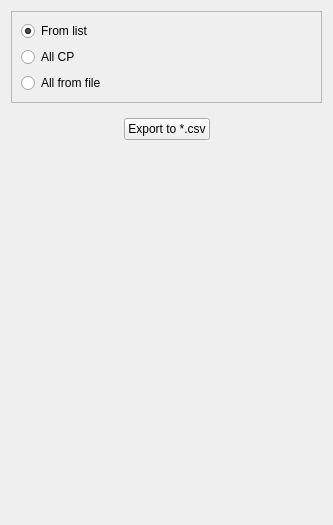
          <widget class="QWidget" name="tab_39">
           <attribute name="title">
            <string>*.csv</string>
           </attribute>
           <layout class="QVBoxLayout" name="verticalLayout_88">
            <item>
             <widget class="QFrame" name="frame_58">
              <property name="frameShape">
               <enum>QFrame::StyledPanel</enum>
              </property>
              <property name="frameShadow">
               <enum>QFrame::Raised</enum>
              </property>
              <layout class="QVBoxLayout" name="verticalLayout_99">
               <item>
                <widget class="QRadioButton" name="form_critic_list">
                 <property name="text">
                  <string>From list</string>
                 </property>
                 <property name="checked">
                  <bool>true</bool>
                 </property>
                </widget>
               </item>
               <item>
                <widget class="QRadioButton" name="form_critic_all">
                 <property name="text">
                  <string>All CP</string>
                 </property>
                </widget>
               </item>
               <item>
                <widget class="QRadioButton" name="form_critic_from_file">
                 <property name="text">
                  <string>All from file</string>
                 </property>
                </widget>
               </item>
              </layout>
             </widget>
            </item>
            <item>
             <widget class="QWidget" name="widget" native="true">
              <layout class="QHBoxLayout" name="horizontalLayout_176">
               <item>
                <spacer name="horizontalSpacer_57">
                 <property name="orientation">
                  <enum>Qt::Horizontal</enum>
                 </property>
                 <property name="sizeHint" stdset="0">
                  <size>
                   <width>104</width>
                   <height>20</height>
                  </size>
                 </property>
                </spacer>
               </item>
               <item>
                <widget class="QPushButton" name="export_cp_to_csv">
                 <property name="text">
                  <string>Export to *.csv</string>
                 </property>
                </widget>
               </item>
               <item>
                <spacer name="horizontalSpacer_123">
                 <property name="orientation">
                  <enum>Qt::Horizontal</enum>
                 </property>
                 <property name="sizeHint" stdset="0">
                  <size>
                   <width>103</width>
                   <height>20</height>
                  </size>
                 </property>
                </spacer>
               </item>
              </layout>
             </widget>
            </item>
            <item>
             <spacer name="verticalSpacer">
              <property name="orientation">
               <enum>Qt::Vertical</enum>
              </property>
              <property name="sizeHint" stdset="0">
               <size>
                <width>20</width>
                <height>365</height>
               </size>
              </property>
             </spacer>
            </item>
           </layout>
          </widget>
